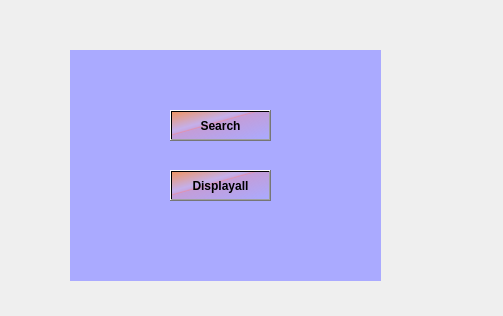
<?xml version="1.0" encoding="UTF-8"?>
<ui version="4.0">
 <class>Form</class>
 <widget class="QWidget" name="Form">
  <property name="geometry">
   <rect>
    <x>0</x>
    <y>0</y>
    <width>503</width>
    <height>316</height>
   </rect>
  </property>
  <property name="windowTitle">
   <string>Form</string>
  </property>
  <widget class="QWidget" name="widget" native="true">
   <property name="geometry">
    <rect>
     <x>70</x>
     <y>50</y>
     <width>311</width>
     <height>231</height>
    </rect>
   </property>
   <property name="styleSheet">
    <string notr="true">background-color: qlineargradient(spread:pad, x1:1, y1:1, x2:1, y2:1, stop:0 rgba(170, 170, 255, 255), stop:1 rgba(255, 255, 255, 255));</string>
   </property>
   <widget class="QPushButton" name="displayall2">
    <property name="geometry">
     <rect>
      <x>100</x>
      <y>120</y>
      <width>101</width>
      <height>31</height>
     </rect>
    </property>
    <property name="font">
     <font>
      <pointsize>9</pointsize>
      <weight>75</weight>
      <bold>true</bold>
     </font>
    </property>
    <property name="styleSheet">
     <string notr="true">background-color: qlineargradient(spread:pad, x1:0, y1:0, x2:1, y2:1, stop:0 rgba(255, 143, 62, 206), stop:0.35 rgba(255, 188, 188, 80), stop:0.4 rgba(255, 162, 162, 80), stop:0.425 rgba(255, 132, 132, 156), stop:0.44 rgba(252, 128, 128, 80), stop:1 rgba(255, 255, 255, 0));</string>
    </property>
    <property name="text">
     <string>Displayall</string>
    </property>
   </widget>
   <widget class="QPushButton" name="search2">
    <property name="geometry">
     <rect>
      <x>100</x>
      <y>60</y>
      <width>101</width>
      <height>31</height>
     </rect>
    </property>
    <property name="font">
     <font>
      <pointsize>9</pointsize>
      <weight>75</weight>
      <bold>true</bold>
     </font>
    </property>
    <property name="styleSheet">
     <string notr="true">background-color: qlineargradient(spread:pad, x1:0, y1:0, x2:1, y2:1, stop:0 rgba(255, 143, 62, 206), stop:0.35 rgba(255, 188, 188, 80), stop:0.4 rgba(255, 162, 162, 80), stop:0.425 rgba(255, 132, 132, 156), stop:0.44 rgba(252, 128, 128, 80), stop:1 rgba(255, 255, 255, 0));</string>
    </property>
    <property name="text">
     <string>Search</string>
    </property>
   </widget>
  </widget>
 </widget>
 <resources/>
 <connections/>
</ui>
